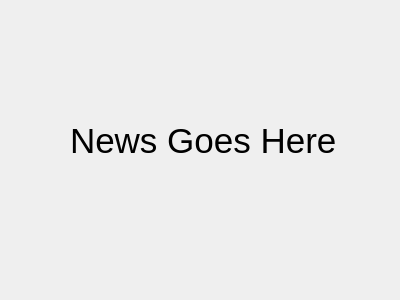
<?xml version="1.0" encoding="UTF-8"?>
<ui version="4.0">
 <class>news</class>
 <widget class="QDialog" name="news">
  <property name="geometry">
   <rect>
    <x>0</x>
    <y>0</y>
    <width>400</width>
    <height>300</height>
   </rect>
  </property>
  <property name="windowTitle">
   <string>Dialog</string>
  </property>
  <widget class="QLabel" name="label">
   <property name="geometry">
    <rect>
     <x>70</x>
     <y>90</y>
     <width>301</width>
     <height>101</height>
    </rect>
   </property>
   <property name="font">
    <font>
     <pointsize>26</pointsize>
    </font>
   </property>
   <property name="text">
    <string>News Goes Here</string>
   </property>
  </widget>
 </widget>
 <resources/>
 <connections/>
</ui>
